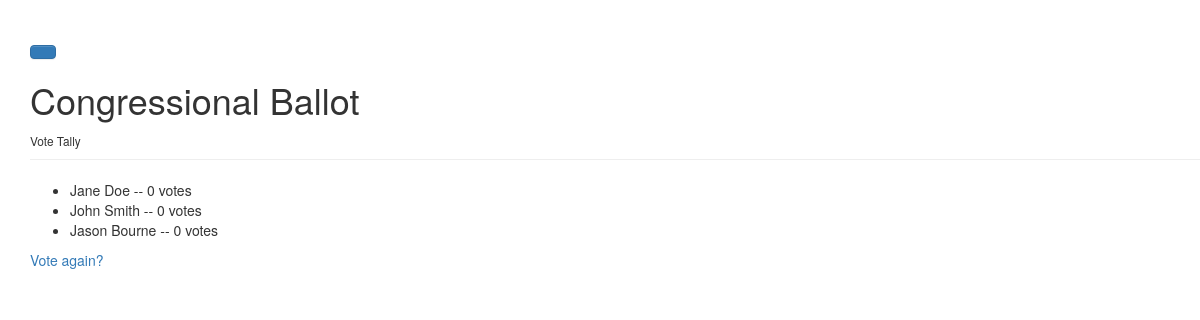
The app's page /polls/2/results/ with its own data.
### polls/models.py (models this page shows, shortened)
class Ballot(models.Model):
	ballot_text = models.CharField(max_length=200)
	pub_date = models.DateTimeField('date published')
	end_date = models.DateTimeField('end date')

class Choice(models.Model):
	ballot = models.ForeignKey(Ballot, on_delete=models.CASCADE)
	choice_text = models.CharField(max_length=200)
	choice_address = models.CharField(max_length=36)
	votes = models.IntegerField(default=0)

### polls/views.py (the view)
# urls.py: url(r'^(?P<pk>[0-9]+)/results/$', views.ResultsView.as_view(), name='results'),
class ResultsView(generic.DetailView):
	model = Ballot
	template_name = 'polls/results.html'

### polls/templates/polls/results.html (shortened to what this page needs)
{% load staticfiles %}
<!DOCTYPE html>
<html lang="en">
	<head>
		<link rel="stylesheet" href="//maxcdn.bootstrapcdn.com/bootstrap/3.2.0/css/bootstrap.min.css">
		<link rel="stylesheet" href="//maxcdn.bootstrapcdn.com/bootstrap/3.2.0/css/bootstrap-theme.min.css">
		<link rel="stylesheet" href="{% static 'bootstrap-3.3.7-dist/css/bootstrap.css' %}">
		<link rel="stylesheet" href="{% static 'bootstrap-3.3.7-dist/css/bootstrap-theme.css' %}">
		<link rel="stylesheet" href="{% static 'css/polls.css' %}">
		{% load bootstrap3 %}
		{% bootstrap_css %}
	</head>
	<div class="page-header">
		{% buttons %}
			<a href="{% url 'polls:index' %}" type="btn" class="btn btn-primary">{% bootstrap_icon "home" %}</a>
  		{% endbuttons %}
		<h1> {{ ballot.ballot_text }}</h1>
		<small>Vote Tally</small>
	</div>
	<ul>
		 {% for choice in ballot.choice_set.all %}
		 	<li>{{ choice.choice_text }} -- {{ choice.votes }} vote{{ choice.votes|pluralize }} </li>
		 {% endfor %}
	</ul>
	<a href="{% url 'polls:detail' ballot.id %} ">Vote again?</a>
</html>

### records on screen
Ballot: ballot_text "Congressional Ballot"
Choice: choice_text "Jane Doe", votes "0"
Choice: choice_text "John Smith", votes "0"
Choice: choice_text "Jason Bourne", votes "0"
